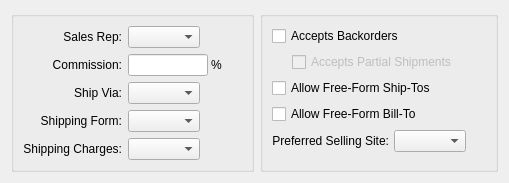
         <widget class="QWidget" name="_generalPage">
          <layout class="QGridLayout" name="gridLayout_7">
           <item row="0" column="0">
            <widget class="QGroupBox" name="_defaultGroup">
             <property name="title">
              <string/>
             </property>
             <layout class="QGridLayout">
              <item row="0" column="0">
               <layout class="QVBoxLayout">
                <item>
                 <layout class="QGridLayout">
                  <item row="0" column="0">
                   <widget class="QLabel" name="_salesrepLit">
                    <property name="font">
                     <font>
                      <italic>false</italic>
                     </font>
                    </property>
                    <property name="text">
                     <string>Sales Rep:</string>
                    </property>
                    <property name="alignment">
                     <set>Qt::AlignRight|Qt::AlignTrailing|Qt::AlignVCenter</set>
                    </property>
                   </widget>
                  </item>
                  <item row="0" column="1">
                   <layout class="QHBoxLayout">
                    <item>
                     <widget class="XComboBox" name="_salesrep">
                      <property name="allowNull">
                       <bool>true</bool>
                      </property>
                      <property name="type">
                       <enum>XComboBox::SalesReps</enum>
                      </property>
                     </widget>
                    </item>
                    <item>
                     <spacer>
                      <property name="orientation">
                       <enum>Qt::Horizontal</enum>
                      </property>
                      <property name="sizeHint" stdset="0">
                       <size>
                        <width>40</width>
                        <height>20</height>
                       </size>
                      </property>
                     </spacer>
                    </item>
                   </layout>
                  </item>
                  <item row="1" column="0">
                   <widget class="QLabel" name="_defaultCommPrcnt">
                    <property name="text">
                     <string>Commission:</string>
                    </property>
                    <property name="alignment">
                     <set>Qt::AlignRight|Qt::AlignTrailing|Qt::AlignVCenter</set>
                    </property>
                   </widget>
                  </item>
                  <item row="1" column="1">
                   <layout class="QHBoxLayout">
                    <property name="spacing">
                     <number>3</number>
                    </property>
                    <item>
                     <widget class="XLineEdit" name="_defaultCommissionPrcnt">
                      <property name="sizePolicy">
                       <sizepolicy hsizetype="Preferred" vsizetype="Fixed">
                        <horstretch>0</horstretch>
                        <verstretch>0</verstretch>
                       </sizepolicy>
                      </property>
                      <property name="maximumSize">
                       <size>
                        <width>80</width>
                        <height>32767</height>
                       </size>
                      </property>
                      <property name="alignment">
                       <set>Qt::AlignRight</set>
                      </property>
                     </widget>
                    </item>
                    <item>
                     <widget class="QLabel" name="_prcnt1Lit">
                      <property name="text">
                       <string>%</string>
                      </property>
                     </widget>
                    </item>
                    <item>
                     <spacer>
                      <property name="orientation">
                       <enum>Qt::Horizontal</enum>
                      </property>
                      <property name="sizeType">
                       <enum>QSizePolicy::Expanding</enum>
                      </property>
                      <property name="sizeHint" stdset="0">
                       <size>
                        <width>20</width>
                        <height>20</height>
                       </size>
                      </property>
                     </spacer>
                    </item>
                   </layout>
                  </item>
                  <item row="2" column="0">
                   <widget class="QLabel" name="_defaultShipVia">
                    <property name="font">
                     <font>
                      <italic>false</italic>
                     </font>
                    </property>
                    <property name="text">
                     <string>Ship Via:</string>
                    </property>
                    <property name="alignment">
                     <set>Qt::AlignRight|Qt::AlignTrailing|Qt::AlignVCenter</set>
                    </property>
                   </widget>
                  </item>
                  <item row="2" column="1">
                   <layout class="QHBoxLayout">
                    <item>
                     <widget class="XComboBox" name="_shipvia">
                      <property name="sizePolicy">
                       <sizepolicy hsizetype="Expanding" vsizetype="Fixed">
                        <horstretch>0</horstretch>
                        <verstretch>0</verstretch>
                       </sizepolicy>
                      </property>
                      <property name="allowNull">
                       <bool>true</bool>
                      </property>
                      <property name="type">
                       <enum>XComboBox::ShipVias</enum>
                      </property>
                     </widget>
                    </item>
                    <item>
                     <spacer>
                      <property name="orientation">
                       <enum>Qt::Horizontal</enum>
                      </property>
                      <property name="sizeHint" stdset="0">
                       <size>
                        <width>40</width>
                        <height>20</height>
                       </size>
                      </property>
                     </spacer>
                    </item>
                   </layout>
                  </item>
                  <item row="3" column="0">
                   <widget class="QLabel" name="_defaultBOLFormatLit">
                    <property name="font">
                     <font>
                      <italic>false</italic>
                     </font>
                    </property>
                    <property name="text">
                     <string>Shipping Form:</string>
                    </property>
                    <property name="alignment">
                     <set>Qt::AlignRight|Qt::AlignTrailing|Qt::AlignVCenter</set>
                    </property>
                   </widget>
                  </item>
                  <item row="3" column="1">
                   <layout class="QHBoxLayout">
                    <item>
                     <widget class="XComboBox" name="_shipform">
                      <property name="sizePolicy">
                       <sizepolicy hsizetype="Expanding" vsizetype="Fixed">
                        <horstretch>0</horstretch>
                        <verstretch>0</verstretch>
                       </sizepolicy>
                      </property>
                      <property name="allowNull">
                       <bool>true</bool>
                      </property>
                      <property name="type">
                       <enum>XComboBox::ShippingForms</enum>
                      </property>
                     </widget>
                    </item>
                    <item>
                     <spacer>
                      <property name="orientation">
                       <enum>Qt::Horizontal</enum>
                      </property>
                      <property name="sizeHint" stdset="0">
                       <size>
                        <width>40</width>
                        <height>20</height>
                       </size>
                      </property>
                     </spacer>
                    </item>
                   </layout>
                  </item>
                  <item row="4" column="0">
                   <widget class="QLabel" name="_shipchrgLit">
                    <property name="font">
                     <font>
                      <italic>false</italic>
                     </font>
                    </property>
                    <property name="text">
                     <string>Shipping Charges:</string>
                    </property>
                    <property name="alignment">
                     <set>Qt::AlignRight|Qt::AlignTrailing|Qt::AlignVCenter</set>
                    </property>
                   </widget>
                  </item>
                  <item row="4" column="1">
                   <layout class="QHBoxLayout">
                    <item>
                     <widget class="XComboBox" name="_shipchrg">
                      <property name="sizePolicy">
                       <sizepolicy hsizetype="Expanding" vsizetype="Fixed">
                        <horstretch>0</horstretch>
                        <verstretch>0</verstretch>
                       </sizepolicy>
                      </property>
                      <property name="allowNull">
                       <bool>true</bool>
                      </property>
                      <property name="type">
                       <enum>XComboBox::ShippingCharges</enum>
                      </property>
                     </widget>
                    </item>
                    <item>
                     <spacer>
                      <property name="orientation">
                       <enum>Qt::Horizontal</enum>
                      </property>
                      <property name="sizeHint" stdset="0">
                       <size>
                        <width>40</width>
                        <height>20</height>
                       </size>
                      </property>
                     </spacer>
                    </item>
                   </layout>
                  </item>
                 </layout>
                </item>
                <item>
                 <spacer>
                  <property name="orientation">
                   <enum>Qt::Vertical</enum>
                  </property>
                  <property name="sizeType">
                   <enum>QSizePolicy::Expanding</enum>
                  </property>
                  <property name="sizeHint" stdset="0">
                   <size>
                    <width>20</width>
                    <height>0</height>
                   </size>
                  </property>
                 </spacer>
                </item>
               </layout>
              </item>
             </layout>
            </widget>
           </item>
           <item row="0" column="1">
            <widget class="QGroupBox" name="_settingsGroup">
             <property name="title">
              <string/>
             </property>
             <layout class="QGridLayout">
              <item row="0" column="0">
               <layout class="QVBoxLayout">
                <item>
                 <layout class="QGridLayout">
                  <item row="0" column="0">
                   <layout class="QHBoxLayout">
                    <item>
                     <widget class="QCheckBox" name="_backorders">
                      <property name="text">
                       <string>Accepts Backorders</string>
                      </property>
                     </widget>
                    </item>
                    <item>
                     <spacer>
                      <property name="orientation">
                       <enum>Qt::Horizontal</enum>
                      </property>
                      <property name="sizeType">
                       <enum>QSizePolicy::Expanding</enum>
                      </property>
                      <property name="sizeHint" stdset="0">
                       <size>
                        <width>20</width>
                        <height>20</height>
                       </size>
                      </property>
                     </spacer>
                    </item>
                   </layout>
                  </item>
                  <item row="1" column="0">
                   <layout class="QHBoxLayout">
                    <item>
                     <spacer>
                      <property name="orientation">
                       <enum>Qt::Horizontal</enum>
                      </property>
                      <property name="sizeType">
                       <enum>QSizePolicy::Preferred</enum>
                      </property>
                      <property name="sizeHint" stdset="0">
                       <size>
                        <width>20</width>
                        <height>10</height>
                       </size>
                      </property>
                     </spacer>
                    </item>
                    <item>
                     <layout class="QHBoxLayout">
                      <property name="spacing">
                       <number>5</number>
                      </property>
                      <item>
                       <widget class="QCheckBox" name="_partialShipments">
                        <property name="enabled">
                         <bool>false</bool>
                        </property>
                        <property name="text">
                         <string>Accepts Partial Shipments</string>
                        </property>
                       </widget>
                      </item>
                      <item>
                       <spacer>
                        <property name="orientation">
                         <enum>Qt::Horizontal</enum>
                        </property>
                        <property name="sizeType">
                         <enum>QSizePolicy::Expanding</enum>
                        </property>
                        <property name="sizeHint" stdset="0">
                         <size>
                          <width>20</width>
                          <height>20</height>
                         </size>
                        </property>
                       </spacer>
                      </item>
                     </layout>
                    </item>
                   </layout>
                  </item>
                  <item row="2" column="0">
                   <layout class="QHBoxLayout">
                    <item>
                     <widget class="QCheckBox" name="_allowFFShipto">
                      <property name="text">
                       <string>Allow Free-Form Ship-Tos</string>
                      </property>
                     </widget>
                    </item>
                    <item>
                     <spacer>
                      <property name="orientation">
                       <enum>Qt::Horizontal</enum>
                      </property>
                      <property name="sizeType">
                       <enum>QSizePolicy::Expanding</enum>
                      </property>
                      <property name="sizeHint" stdset="0">
                       <size>
                        <width>20</width>
                        <height>20</height>
                       </size>
                      </property>
                     </spacer>
                    </item>
                   </layout>
                  </item>
                  <item row="3" column="0">
                   <layout class="QHBoxLayout">
                    <item>
                     <widget class="QCheckBox" name="_allowFFBillto">
                      <property name="text">
                       <string>Allow Free-Form Bill-To</string>
                      </property>
                     </widget>
                    </item>
                    <item>
                     <spacer>
                      <property name="orientation">
                       <enum>Qt::Horizontal</enum>
                      </property>
                      <property name="sizeType">
                       <enum>QSizePolicy::Expanding</enum>
                      </property>
                      <property name="sizeHint" stdset="0">
                       <size>
                        <width>20</width>
                        <height>20</height>
                       </size>
                      </property>
                     </spacer>
                    </item>
                   </layout>
                  </item>
                  <item row="4" column="0">
                   <layout class="QHBoxLayout">
                    <property name="spacing">
                     <number>5</number>
                    </property>
                    <item>
                     <widget class="QLabel" name="_sellingWarehouseLit">
                      <property name="text">
                       <string>Preferred Selling Site:</string>
                      </property>
                      <property name="alignment">
                       <set>Qt::AlignRight|Qt::AlignTrailing|Qt::AlignVCenter</set>
                      </property>
                     </widget>
                    </item>
                    <item>
                     <widget class="WComboBox" name="_sellingWarehouse">
                      <property name="allowNull">
                       <bool>true</bool>
                      </property>
                     </widget>
                    </item>
                    <item>
                     <spacer>
                      <property name="orientation">
                       <enum>Qt::Horizontal</enum>
                      </property>
                      <property name="sizeHint" stdset="0">
                       <size>
                        <width>20</width>
                        <height>20</height>
                       </size>
                      </property>
                     </spacer>
                    </item>
                   </layout>
                  </item>
                 </layout>
                </item>
                <item>
                 <spacer>
                  <property name="orientation">
                   <enum>Qt::Vertical</enum>
                  </property>
                  <property name="sizeHint" stdset="0">
                   <size>
                    <width>20</width>
                    <height>0</height>
                   </size>
                  </property>
                 </spacer>
                </item>
               </layout>
              </item>
             </layout>
            </widget>
           </item>
          </layout>
         </widget>
